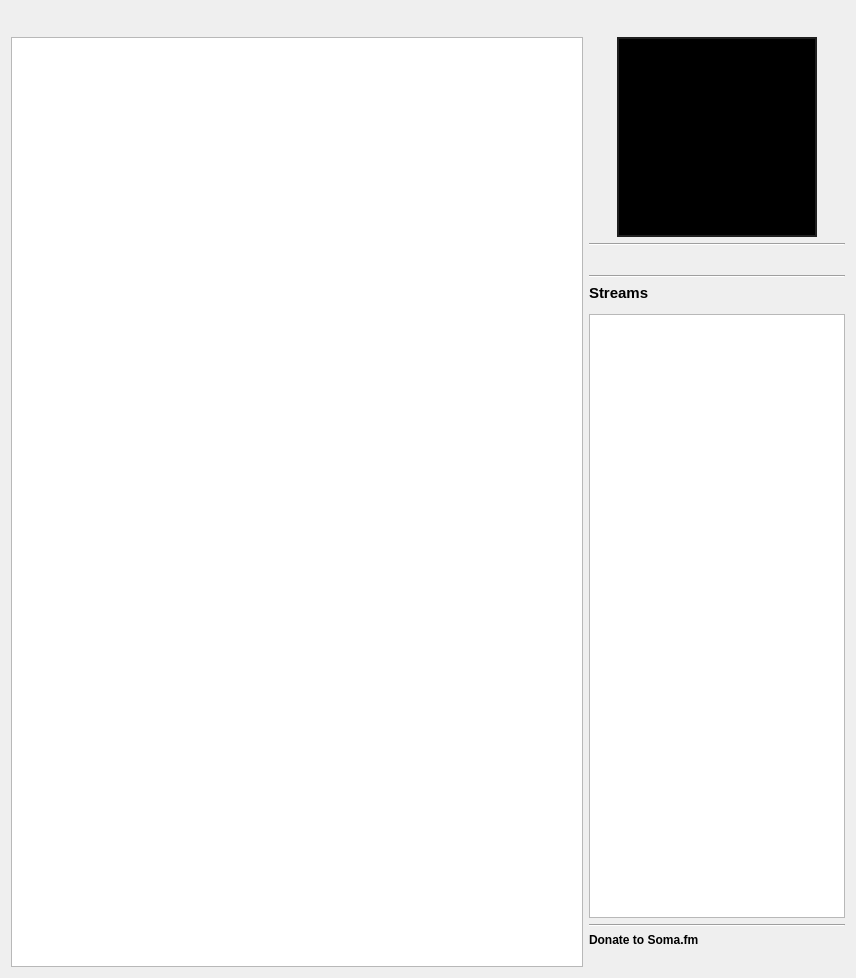
<?xml version="1.0" encoding="UTF-8"?>
<ui version="4.0">
 <class>GUI_SomaFM</class>
 <widget class="QWidget" name="GUI_SomaFM">
  <property name="geometry">
   <rect>
    <x>0</x>
    <y>0</y>
    <width>856</width>
    <height>978</height>
   </rect>
  </property>
  <layout class="QGridLayout" name="gridLayout">
   <item row="8" column="1">
    <widget class="QListView" name="lv_playlists">
     <property name="sizePolicy">
      <sizepolicy hsizetype="Maximum" vsizetype="Expanding">
       <horstretch>0</horstretch>
       <verstretch>0</verstretch>
      </sizepolicy>
     </property>
     <property name="focusPolicy">
      <enum>Qt::StrongFocus</enum>
     </property>
     <property name="dragDropMode">
      <enum>QAbstractItemView::DragOnly</enum>
     </property>
     <property name="alternatingRowColors">
      <bool>true</bool>
     </property>
    </widget>
   </item>
   <item row="10" column="1">
    <widget class="QLabel" name="label_3">
     <property name="font">
      <font>
       <weight>75</weight>
       <bold>true</bold>
      </font>
     </property>
     <property name="text">
      <string>Donate to Soma.fm</string>
     </property>
    </widget>
   </item>
   <item row="5" column="1">
    <widget class="Line" name="line">
     <property name="sizePolicy">
      <sizepolicy hsizetype="Preferred" vsizetype="Fixed">
       <horstretch>0</horstretch>
       <verstretch>0</verstretch>
      </sizepolicy>
     </property>
     <property name="orientation">
      <enum>Qt::Horizontal</enum>
     </property>
    </widget>
   </item>
   <item row="4" column="1">
    <widget class="QLabel" name="lab_description">
     <property name="font">
      <font>
       <pointsize>11</pointsize>
      </font>
     </property>
     <property name="styleSheet">
      <string notr="true">font-size: 11pt;</string>
     </property>
     <property name="text">
      <string notr="true"/>
     </property>
     <property name="textFormat">
      <enum>Qt::RichText</enum>
     </property>
     <property name="wordWrap">
      <bool>true</bool>
     </property>
     <property name="openExternalLinks">
      <bool>true</bool>
     </property>
    </widget>
   </item>
   <item row="3" column="1">
    <widget class="Line" name="line_3">
     <property name="orientation">
      <enum>Qt::Horizontal</enum>
     </property>
    </widget>
   </item>
   <item row="9" column="1">
    <widget class="Line" name="line_2">
     <property name="orientation">
      <enum>Qt::Horizontal</enum>
     </property>
    </widget>
   </item>
   <item row="11" column="1">
    <widget class="QLabel" name="lab_donate">
     <property name="text">
      <string/>
     </property>
     <property name="openExternalLinks">
      <bool>true</bool>
     </property>
    </widget>
   </item>
   <item row="0" column="0" colspan="2">
    <layout class="QHBoxLayout" name="horizontalLayout">
     <item>
      <widget class="QFrame" name="header_frame">
       <property name="frameShape">
        <enum>QFrame::StyledPanel</enum>
       </property>
       <property name="frameShadow">
        <enum>QFrame::Raised</enum>
       </property>
      </widget>
     </item>
     <item>
      <spacer name="horizontalSpacer">
       <property name="orientation">
        <enum>Qt::Horizontal</enum>
       </property>
       <property name="sizeHint" stdset="0">
        <size>
         <width>40</width>
         <height>20</height>
        </size>
       </property>
      </spacer>
     </item>
    </layout>
   </item>
   <item row="6" column="1">
    <widget class="QLabel" name="label_2">
     <property name="font">
      <font>
       <pointsize>11</pointsize>
       <weight>75</weight>
       <bold>true</bold>
      </font>
     </property>
     <property name="text">
      <string>Streams</string>
     </property>
    </widget>
   </item>
   <item row="1" column="0" rowspan="11">
    <widget class="SomaFMStationView" name="tv_stations">
     <property name="sizePolicy">
      <sizepolicy hsizetype="MinimumExpanding" vsizetype="Expanding">
       <horstretch>0</horstretch>
       <verstretch>0</verstretch>
      </sizepolicy>
     </property>
     <property name="focusPolicy">
      <enum>Qt::StrongFocus</enum>
     </property>
     <property name="dragEnabled">
      <bool>true</bool>
     </property>
     <property name="dragDropMode">
      <enum>QAbstractItemView::DragOnly</enum>
     </property>
     <property name="alternatingRowColors">
      <bool>true</bool>
     </property>
     <property name="selectionMode">
      <enum>QAbstractItemView::SingleSelection</enum>
     </property>
     <property name="selectionBehavior">
      <enum>QAbstractItemView::SelectRows</enum>
     </property>
     <property name="showGrid">
      <bool>false</bool>
     </property>
     <property name="gridStyle">
      <enum>Qt::NoPen</enum>
     </property>
     <attribute name="horizontalHeaderVisible">
      <bool>false</bool>
     </attribute>
     <attribute name="horizontalHeaderStretchLastSection">
      <bool>true</bool>
     </attribute>
     <attribute name="verticalHeaderVisible">
      <bool>false</bool>
     </attribute>
     <attribute name="verticalHeaderDefaultSectionSize">
      <number>20</number>
     </attribute>
     <attribute name="verticalHeaderMinimumSectionSize">
      <number>20</number>
     </attribute>
    </widget>
   </item>
   <item row="1" column="1" rowspan="2">
    <layout class="QHBoxLayout" name="horizontalLayout_2">
     <item>
      <widget class="QLabel" name="lab_image">
       <property name="sizePolicy">
        <sizepolicy hsizetype="Fixed" vsizetype="Fixed">
         <horstretch>0</horstretch>
         <verstretch>0</verstretch>
        </sizepolicy>
       </property>
       <property name="minimumSize">
        <size>
         <width>200</width>
         <height>200</height>
        </size>
       </property>
       <property name="styleSheet">
        <string notr="true">background: black;
border: 2px solid #202020;

</string>
       </property>
       <property name="text">
        <string notr="true"/>
       </property>
       <property name="scaledContents">
        <bool>false</bool>
       </property>
      </widget>
     </item>
    </layout>
   </item>
  </layout>
 </widget>
 <customwidgets>
  <customwidget>
   <class>SomaFMStationView</class>
   <extends>QTableView</extends>
   <header>3rdParty/SomaFM/ui/SomaFMStationView.h</header>
  </customwidget>
 </customwidgets>
 <resources/>
 <connections/>
</ui>
